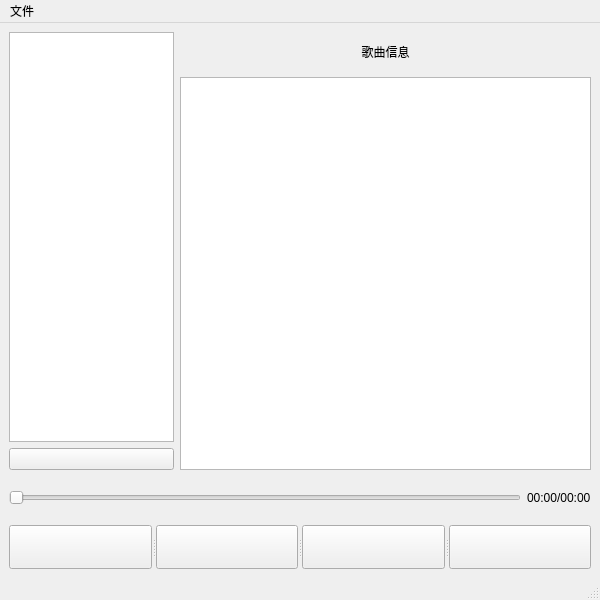
<?xml version="1.0" encoding="UTF-8"?>
<ui version="4.0">
 <class>MainWindow</class>
 <widget class="QMainWindow" name="MainWindow">
  <property name="geometry">
   <rect>
    <x>0</x>
    <y>0</y>
    <width>600</width>
    <height>600</height>
   </rect>
  </property>
  <property name="windowTitle">
   <string>MainWindow</string>
  </property>
  <property name="unifiedTitleAndToolBarOnMac">
   <bool>false</bool>
  </property>
  <widget class="QWidget" name="centralwidget">
   <layout class="QVBoxLayout" name="verticalLayout_3" stretch="10,1,1">
    <item>
     <layout class="QHBoxLayout" name="horizontalLayout" stretch="2,5">
      <item>
       <layout class="QVBoxLayout" name="verticalLayout_2" stretch="8,2">
        <item>
         <widget class="QListWidget" name="songList_LW"/>
        </item>
        <item>
         <widget class="QPushButton" name="deleteSong_PB">
          <property name="text">
           <string/>
          </property>
          <property name="icon">
           <iconset resource="icons.qrc">
            <normaloff>:/icons/clear.png</normaloff>:/icons/clear.png</iconset>
          </property>
         </widget>
        </item>
       </layout>
      </item>
      <item>
       <layout class="QVBoxLayout" name="verticalLayout" stretch="1,10">
        <item>
         <widget class="QLabel" name="songTitle_LB">
          <property name="text">
           <string>歌曲信息</string>
          </property>
          <property name="alignment">
           <set>Qt::AlignCenter</set>
          </property>
         </widget>
        </item>
        <item>
         <widget class="CustomListWidget" name="lrycis_LW">
          <property name="focusPolicy">
           <enum>Qt::StrongFocus</enum>
          </property>
         </widget>
        </item>
       </layout>
      </item>
     </layout>
    </item>
    <item>
     <layout class="QHBoxLayout" name="horizontalLayout_2">
      <item>
       <widget class="QSlider" name="horizontalSlider">
        <property name="orientation">
         <enum>Qt::Horizontal</enum>
        </property>
       </widget>
      </item>
      <item>
       <widget class="QLabel" name="SongTime_LB">
        <property name="text">
         <string>00:00/00:00</string>
        </property>
       </widget>
      </item>
     </layout>
    </item>
    <item>
     <widget class="QSplitter" name="splitter">
      <property name="orientation">
       <enum>Qt::Horizontal</enum>
      </property>
      <widget class="QPushButton" name="prev_PB">
       <property name="enabled">
        <bool>true</bool>
       </property>
       <property name="text">
        <string/>
       </property>
       <property name="icon">
        <iconset resource="icons.qrc">
         <normaloff>:/icons/previous.png</normaloff>:/icons/previous.png</iconset>
       </property>
       <property name="iconSize">
        <size>
         <width>30</width>
         <height>30</height>
        </size>
       </property>
      </widget>
      <widget class="QPushButton" name="songControl_PB">
       <property name="text">
        <string/>
       </property>
       <property name="icon">
        <iconset resource="icons.qrc">
         <normaloff>:/icons/pause.png</normaloff>:/icons/pause.png</iconset>
       </property>
       <property name="iconSize">
        <size>
         <width>30</width>
         <height>30</height>
        </size>
       </property>
      </widget>
      <widget class="QPushButton" name="next_PB">
       <property name="text">
        <string/>
       </property>
       <property name="icon">
        <iconset resource="icons.qrc">
         <normaloff>:/icons/next.png</normaloff>:/icons/next.png</iconset>
       </property>
       <property name="iconSize">
        <size>
         <width>30</width>
         <height>30</height>
        </size>
       </property>
      </widget>
      <widget class="QPushButton" name="LoopMode_PB">
       <property name="text">
        <string/>
       </property>
       <property name="icon">
        <iconset resource="icons.qrc">
         <normaloff>:/icons/loop.png</normaloff>:/icons/loop.png</iconset>
       </property>
       <property name="iconSize">
        <size>
         <width>30</width>
         <height>30</height>
        </size>
       </property>
      </widget>
     </widget>
    </item>
   </layout>
  </widget>
  <widget class="QMenuBar" name="menubar">
   <property name="geometry">
    <rect>
     <x>0</x>
     <y>0</y>
     <width>600</width>
     <height>17</height>
    </rect>
   </property>
   <widget class="QMenu" name="menu">
    <property name="title">
     <string>文件</string>
    </property>
    <addaction name="actionaddmusic"/>
   </widget>
   <addaction name="menu"/>
  </widget>
  <widget class="QStatusBar" name="statusbar"/>
  <action name="actionaddmusic">
   <property name="text">
    <string>添加音乐</string>
   </property>
  </action>
 </widget>
 <customwidgets>
  <customwidget>
   <class>CustomListWidget</class>
   <extends>QListWidget</extends>
   <header location="global">customlistwidget.h</header>
  </customwidget>
 </customwidgets>
 <resources>
  <include location="icons.qrc"/>
 </resources>
 <connections/>
</ui>
